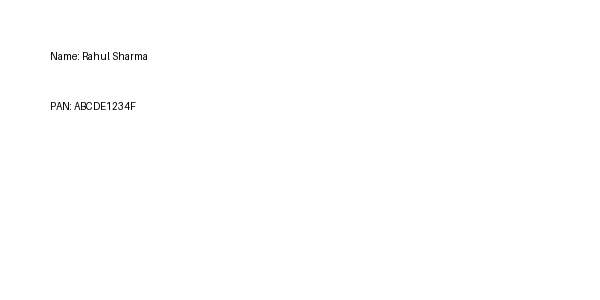
#> input picture tests/dataset/images/clean/pan_01.png, 600 x 300 px; its folder holds only this picture in this run
$ python generate_tampered.py
#> lines starting #> are read from the running program, lines starting #| are printed output that depends on the picture
import cv2
import os
import random
import string
BASE_DIR = os.path.dirname(__file__)
clean_path = os.path.join(BASE_DIR, "images", "clean")
tampered_path = os.path.join(BASE_DIR, "images", "tampered")

os.makedirs(tampered_path, exist_ok=True)

def generate_fake_pan():
    letters = ''.join(random.choices(string.ascii_uppercase, k=5))
    digits = ''.join(random.choices(string.digits, k=4))
    last = random.choice(string.ascii_uppercase)
    return letters + digits + last

for file in os.listdir(clean_path):
    if file.endswith(".png"):
        img_path = os.path.join(clean_path, file)
        img = cv2.imread(img_path)
#> img is the input picture: shape (300, 600, 3); min 1, max 255, mean 254.4
        tampered = img.copy()

        #location of the pan number
        x, y = 50, 100
        cv2.rectangle(tampered, (x, y), (x + 300, y + 40), (255, 255, 255), -1)
        fake_pan = generate_fake_pan()
        cv2.putText(
            tampered,
            f"PAN: {fake_pan}",
            (x, y + 30),
            cv2.FONT_HERSHEY_SIMPLEX,
            0.8,
            (0, 0, 0),
            2,
            cv2.LINE_AA
        )
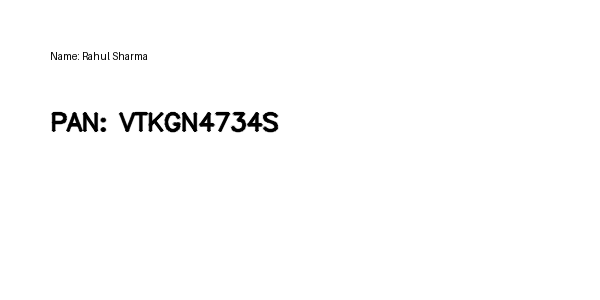
#> tampered: shape (300, 600, 3); min 0, max 255, mean 251.9
        new_name = f"tampered_{file}"
        cv2.imwrite(os.path.join(tampered_path, new_name), tampered)

        print(f"Tampered created: {new_name} | Fake PAN: {fake_pan}")
